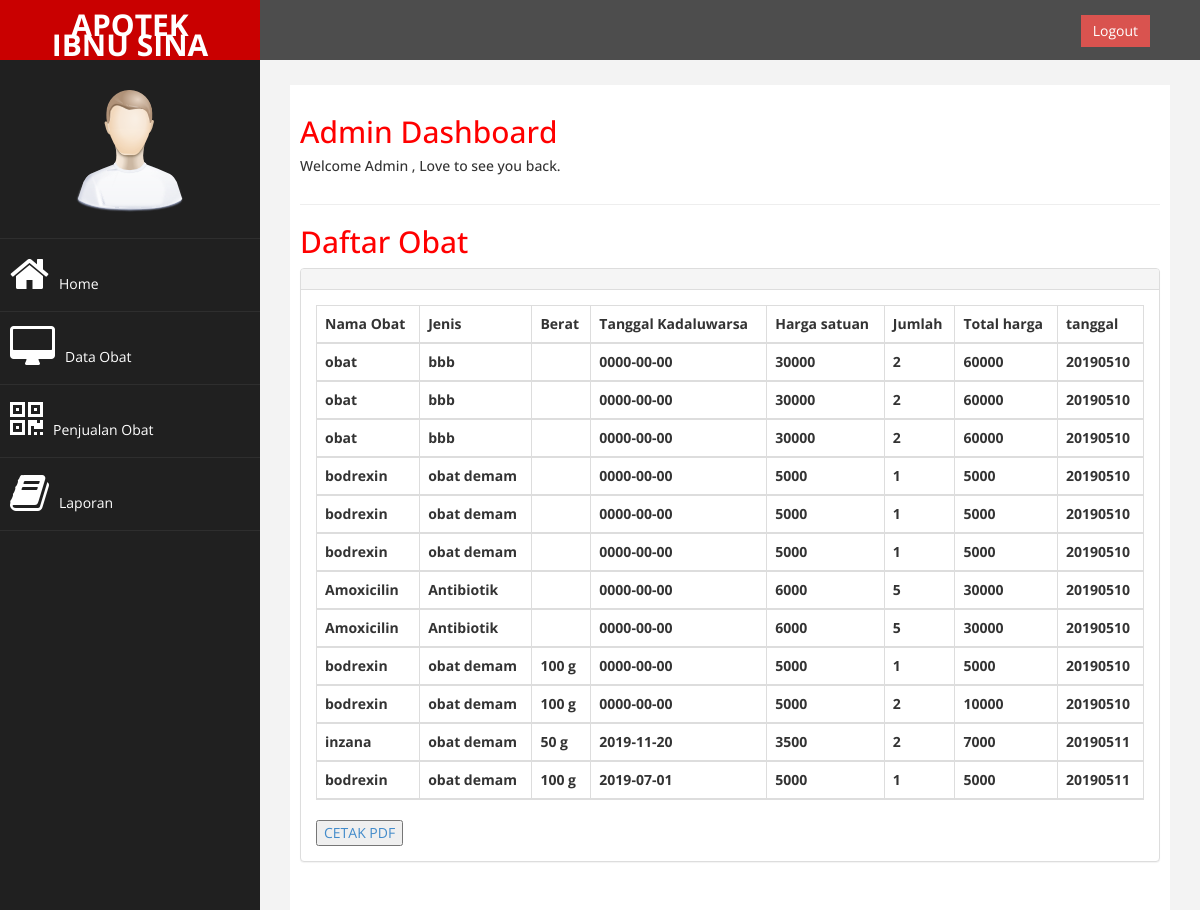
The page /hal.php?module=laporan1 (signed in) on the database as committed earlier.
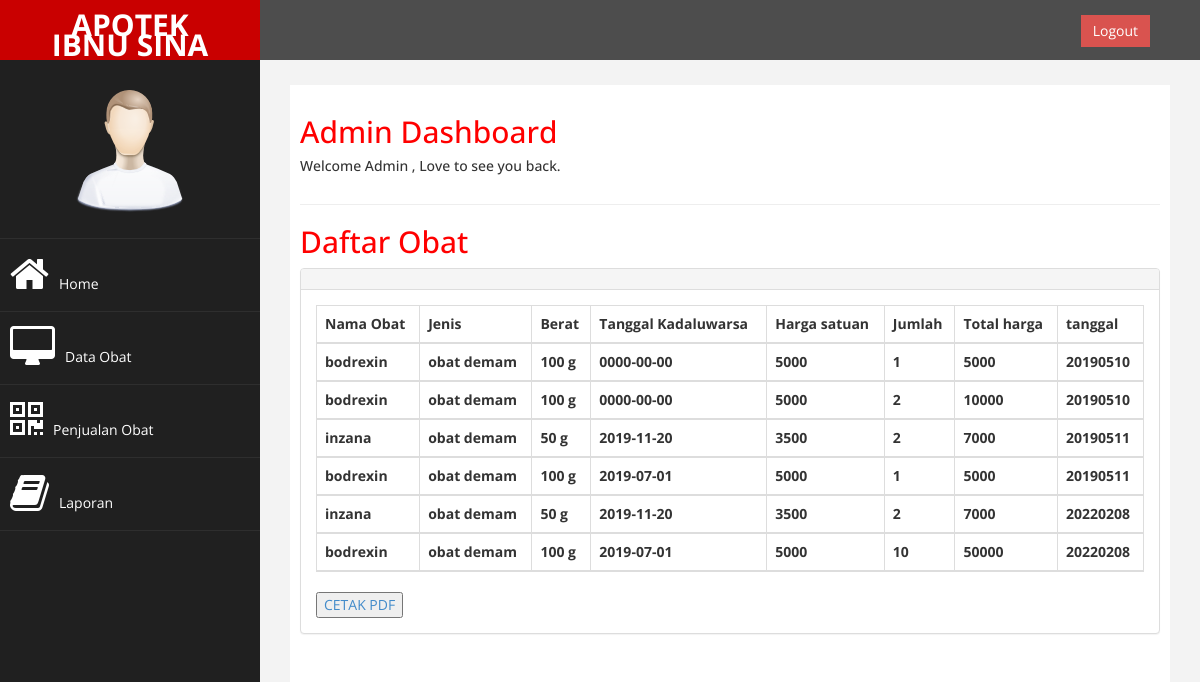
The same page on the database as committed later.
### tables this page shows
CREATE TABLE IF NOT EXISTS `penjualan` (
  `id` int(9) NOT NULL AUTO_INCREMENT,
  `kode` int(5) NOT NULL,
  `nama` varchar(225) NOT NULL,
  `jenis` varchar(225) NOT NULL,
  `berat` varchar(225) NOT NULL,
  `kadaluwarsa` date NOT NULL,
  `harga` int(11) NOT NULL,
  `jumlah` varchar(225) NOT NULL,
  `subtotal` varchar(225) NOT NULL,
  `tanggal` varchar(225) NOT NULL,
  `waktu` char(10) NOT NULL,
  PRIMARY KEY (`id`)
);

### function.php (called while the page is built, shortened)
<?php
class apotek{
	public $conn;
	function koneksi($host,$username,$password,$dbname){
		$this->conn = mysqli_connect($host,$username,$password,$dbname);
            return ($this->conn);
	}
	function query($query){
		$hasil=mysqli_query($this->conn,$query);
		$rows = [];
		while ($row  = mysqli_fetch_array($hasil)){
			$rows[] = $row;
		}
		return $rows;
	}
		function lihatpenjualan(){
		$query="SELECT `kode`,`nama`,`jenis`,`berat`,`kadaluwarsa`,`harga`,`jumlah`,`subtotal`,`tanggal`,`waktu` FROM penjualan";
		return $this->query($query);
		}
}
?>

### module/laporan1.php (the view, shortened to what this page needs)
<?php
    require "function.php";
    $object = new apotek();
    $object->koneksi("localhost","root","","apotek");
    $obat=$object->lihatpenjualan();
 ?>
                <div class="row">
                    <div class="col-md-12">
                    </div>
                </div>
                 <hr />
            <h2>Daftar Obat</h2>
            <div class="row">
                <div class="col-md-12">
                    <div class="panel panel-default">
                        <div class="panel-heading">
                        </div>
                        <div class="panel-body">
                            <div class="table-responsive">
                                <table class="table table-striped table-bordered table-hover" id="dataTables-example">
                                    <thead>
                                        <tr>
                                            <th>Nama Obat</th>
                                            <th>Jenis</th>
                                            <th>Berat</th>
                                            <th>Tanggal Kadaluwarsa</th>
                                            <th>Harga satuan</th>
                                            <th>Jumlah</th>
                                            <th>Total harga</th>
                                            <th>tanggal</th>
                                        </tr>
<?php
    foreach ($obat as $obat){
    ?>
    <tr>
    <th><?php echo $obat['nama']; ?></th>
    <th><?php echo $obat['jenis']; ?></th>
    <th><?php echo $obat['berat']; ?></th>
    <th><?php echo $obat['kadaluwarsa']; ?></th>
    <th><?php echo $obat['harga']; ?></th>
    <th><?php echo $obat['jumlah']; ?></th>
    <th><?php echo $obat['subtotal']; ?></th>
    <th><?php echo $obat['tanggal']; ?></th>
    </tr>
    <?php }; ?>
                                    </thead>
                                </table>
                                <button class="info">
<a href="?module=cetak1"  target="_blank">CETAK PDF</a></button>
                            </div>
                        </div>
                    </div>
                </div>
            </div>

### hal.php (shortened to what this page needs)
<!DOCTYPE html>
<html xmlns="http://www.w3.org/1999/xhtml">
<head>
    <link href="assets/css/bootstrap.css" rel="stylesheet" />
    <link href="assets/css/font-awesome.css" rel="stylesheet" />
    <link href="assets/js/morris/morris-0.4.3.min.css" rel="stylesheet" />
    <link href="assets/css/custom.css" rel="stylesheet" />
</head>
<body>
    <div id="wrapper">
        <nav class="navbar navbar-default navbar-cls-top " role="navigation" style="margin-bottom: 0">
            <div class="navbar-header">
                <a class="navbar-brand" href="hal.php">APOTEK <br>IBNU SINA</a>
            </div>
  <div style="color: white;
padding: 15px 50px 5px 50px;
float: right;
font-size: 16px;"> <a href="#" class="btn btn-danger square-btn-adjust">Logout</a> </div>
        </nav>
                <nav class="navbar-default navbar-side" role="navigation">
            <div class="sidebar-collapse">
                <ul class="nav" id="main-menu">
				<li class="text-center">
                    <img src="assets/img/find_user.png" class="user-image img-responsive"/>
					</li>
                    <li <?php if ($_GET['module']=='home' || $_GET['module']=='') {
                     ?>  <?php } ?>><a href="?module=home"><i class="fa fa-home fa-3x"></i>Home</a></li>
                    <li <?php if ($_GET['module']=='obat' || $_GET['module']=='') {
                     ?>  <?php } ?>><a href="?module=obat"><i class="fa fa-desktop fa-3x"></i>Data Obat</a></li>
                    <li <?php if ($_GET['module']=='transaksi' || $_GET['module']=='') {
                     ?>  <?php } ?>><a href="?module=transaksi"><i class="fa fa-qrcode fa-3x"></i>Penjualan Obat</a></li>
                    <li <?php if ($_GET['module']=='laporan1' || $_GET['module']=='') {
                     ?>  <?php } ?>><a href="?module=laporan1"><i class="fa fa-book fa-3x"></i>Laporan</a></li>
        </nav>
        <div id="page-wrapper" >
            <div id="page-inner">
                <div class="row">
                    <div class="col-md-12">
                     <h2>Admin Dashboard</h2>
                        <h5>Welcome Admin , Love to see you back. </h5>
                    </div>
                </div>
                 <?php require_once('module/'.$_GET['module'].'.php'); ?>
            </div>
        </div>
        </div>
</body>
</html>

### assets/css/custom.css (style rules this page uses)
body { font-family: 'Open Sans', sans-serif; }
#wrapper { width: 100%; background:#202020; }
#page-wrapper { padding: 15px 15px; min-height: 600px; background:#F3F3F3; }
#page-inner { width:100%; margin:10px 20px 10px 0px; background-color:#fff!important; padding:10px; min-height:1200px; }
.text-center { text-align:center; }
h2 { color: #f00; }
.square-btn-adjust { border: 0px solid transparent; -webkit-border-radius: 0px; -moz-border-radius: 0px; border-radius: 0px; }
.user-image { margin: 25px auto; -webkit-border-radius: 10px; -moz-border-radius: 10px; border-radius: 10px; max-height:170px; max-width:170px; }
.navbar-cls-top .navbar-brand { color: #fff; background: #C90000; width: 260px; text-align: center; height: 60px; font-size: 30px; font-weight: 700; }
.sidebar-collapse , .sidebar-collapse .nav { background:none; }
.sidebar-collapse .nav { padding:0; }
.sidebar-collapse .nav > li > a { color:#fff; background:#202020; text-shadow:none; }
.sidebar-collapse > .nav > li > a { padding:15px 10px; }
.sidebar-collapse > .nav > li { border-bottom: 1px solid rgba(107, 108, 109, 0.19); }
.navbar-side { border:none; background-color: #202020; }
.navbar-cls-top { background:#4D4D4D; border-bottom:none; }
.navbar-default { border:0px solid black; }
.navbar-header { background: #A70303; }
.nav > li > a > i { margin-right:10px; }
@media (min-width:768px) { #page-wrapper { margin: 0 0 0 260px; padding: 15px 30px; min-height: 1200px; } }
@media (min-width:768px) { .navbar-side { z-index: 1; position: absolute; width: 260px; } }
@media (min-width:768px) { .navbar { border-radius: 0px; } }

Rows that differ between the two databases and show on the page:
removed penjualan: nama "obat", jenis "bbb", kadaluwarsa "0000-00-00", harga "30000", jumlah "2", subtotal "60000", tanggal "20190510"
removed penjualan: nama "obat", jenis "bbb", kadaluwarsa "0000-00-00", harga "30000", jumlah "2", subtotal "60000", tanggal "20190510"
removed penjualan: nama "obat", jenis "bbb", kadaluwarsa "0000-00-00", harga "30000", jumlah "2", subtotal "60000", tanggal "20190510"
removed penjualan: nama "bodrexin", jenis "obat demam", kadaluwarsa "0000-00-00", harga "5000", jumlah "1", subtotal "5000", tanggal "20190510"
removed penjualan: nama "bodrexin", jenis "obat demam", kadaluwarsa "0000-00-00", harga "5000", jumlah "1", subtotal "5000", tanggal "20190510"
removed penjualan: nama "bodrexin", jenis "obat demam", kadaluwarsa "0000-00-00", harga "5000", jumlah "1", subtotal "5000", tanggal "20190510"
removed penjualan: nama "Amoxicilin", jenis "Antibiotik", kadaluwarsa "0000-00-00", harga "6000", jumlah "5", subtotal "30000", tanggal "20190510"
removed penjualan: nama "Amoxicilin", jenis "Antibiotik", kadaluwarsa "0000-00-00", harga "6000", jumlah "5", subtotal "30000", tanggal "20190510"
added penjualan: nama "inzana", jenis "obat demam", berat "50 g", kadaluwarsa "2019-11-20", harga "3500", jumlah "2", subtotal "7000", tanggal "20220208"
added penjualan: nama "bodrexin", jenis "obat demam", berat "100 g", kadaluwarsa "2019-07-01", harga "5000", jumlah "10", subtotal "50000", tanggal "20220208"
